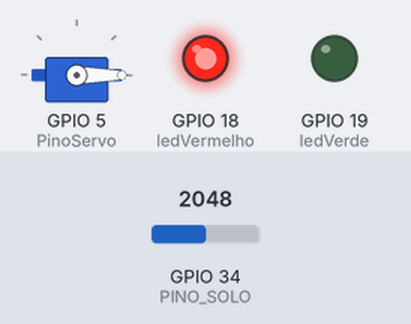
A sketch run on a simulated ESP32. Shown: servo, output pins drawn as LEDs (lit = HIGH). Inputs (shaded band) come from the test bench; at power-on: GPIO 34 (PINO_SOLO) = 2048. What the sketch prints to the serial monitor is not drawn.

Above: at 1.2 s.
1.3 s: GPIO 34 (PINO_SOLO) set to 3161
2.8 s: GPIO 34 (PINO_SOLO) set to 3282
At 2.95 s:
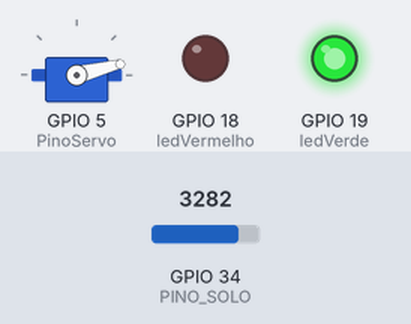
At 3.56 s:
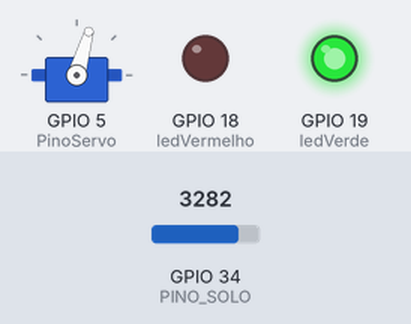
5.8 s: GPIO 34 (PINO_SOLO) set to 491
At 5.99 s:
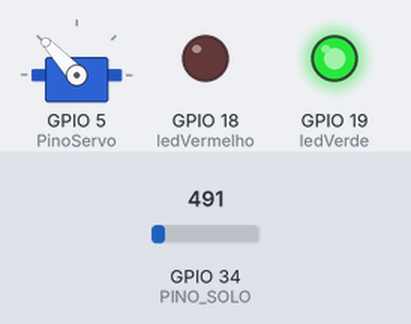
Timing chart, 0 to 8.8 s (numbered marks = the images above; inputs shaded):
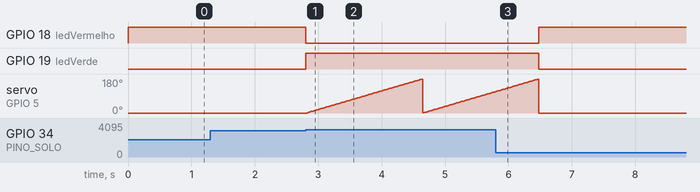

Measured:
- the behaviour switches between 3226 and 3227 on GPIO 34 (PINO_SOLO) (found by bisection; images 0 and 1)
- after the input at 2.8 s, GPIO 18 (ledVermelho): HIGH → LOW at once; GPIO 19 (ledVerde): LOW → HIGH at once
- after the input at 5.8 s, GPIO 18 (ledVermelho): LOW → HIGH after 0.68 s; GPIO 19 (ledVerde): HIGH → LOW after 0.68 s; servo on GPIO 5 (PinoServo): goes on until 6.5 s, then stays 0°

The sketch:

irrigacao-automatica.ino
```cpp
#include <ESP32Servo.h>

const int PinoServo = 5;
#define PINO_SOLO 34
#define ledVerde 19
#define ledVermelho 18

Servo servoMotor;

int calcularUmidadeSoloPercentual(int leituraBruta){
  int umidade = map(leituraBruta, 4095, 1200, 0, 100);
  umidade = constrain(umidade, 0, 100);
  return umidade;
}

void setup() {
  Serial.begin(115200);
  servoMotor.attach(PinoServo);
  servoMotor.write(0);
  pinMode(PINO_SOLO, INPUT);
  pinMode(ledVerde,OUTPUT);
  pinMode(ledVermelho,OUTPUT);
}

void loop() {
  int leituraSoloBruto = analogRead(PINO_SOLO);
  int umidadesolo = calcularUmidadeSoloPercentual(leituraSoloBruto);
  Serial.print("umidade do solo  ");
  Serial.println(umidadesolo);
  digitalWrite(ledVerde,LOW);
  digitalWrite(ledVermelho,HIGH);


  if (umidadesolo < 30){
  digitalWrite(ledVerde,HIGH);
  digitalWrite(ledVermelho,LOW);
    for (int ang = 0; ang <=180;ang++){
      servoMotor.write(ang);
      Serial.print("angulo ");
      Serial.println(ang);
      Serial.print("umidade ");
      Serial.println(umidadesolo);
      delay(10);

      if (umidadesolo >= 30) return;
    }

    for (int ang = 180; ang <=0;ang--){
      servoMotor.write(ang);
      Serial.print("angulo  volta  ");
      Serial.println(ang);
      Serial.print("umidade ");
      Serial.println(umidadesolo);
      delay(20);

    if (umidadesolo >= 30) return;

    }
  }
    else{
      servoMotor.write(0);
    }

  }
```
